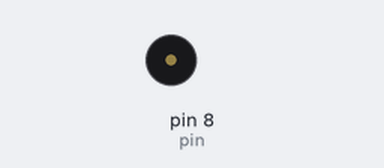
Recording of a sketch running on a simulated Arduino Uno, built with avr-gcc and run on an emulated ATmega328P. On the bench: buzzer (waves = sounding).

Above: at 0.65 s.
At 7.35 s:
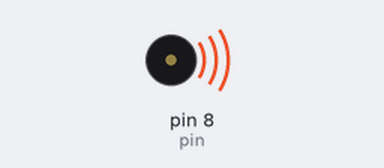
Timing chart, 0 to 7.8 s (numbered marks = the images above):
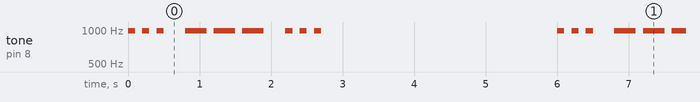

Measured:
- by itself, tone on pin 8 (pin): repeats every 6.0 s: 2 × (silent 0.10 s, 988 Hz 0.10 s), silent 0.30 s, 2 × (988 Hz 0.30 s, silent 0.10 s), 988 Hz 0.30 s, silent 0.30 s, 2 × (988 Hz 0.10 s, silent 0.10 s), 988 Hz 0.10 s, silent 3.3 s, 988 Hz 0.10 s

The sketch:

SOS.ino
```cpp
int pin = 8;
int note = 988;

void setup()
{
}

void loop()
{
  //3 dots for the S
  for (int i=0; i<3; i++)
  {
    tone(pin, note, 100);
    delay(200);
    noTone(pin);
  }
  delay(200);
  //3 dashes for the O
  for (int i=0; i<3; i++)
  {
    tone(pin, note, 300);
    delay(400);
    noTone(pin);
  }
  delay(200);
  //3 dots for the S again
  for (int i=0; i<3; i++)
  {
    tone(pin, note, 100);
    delay(200);
    noTone(pin);
  }
  delay(200);
  //wait 3 seconds
  delay(3000);
}
```
